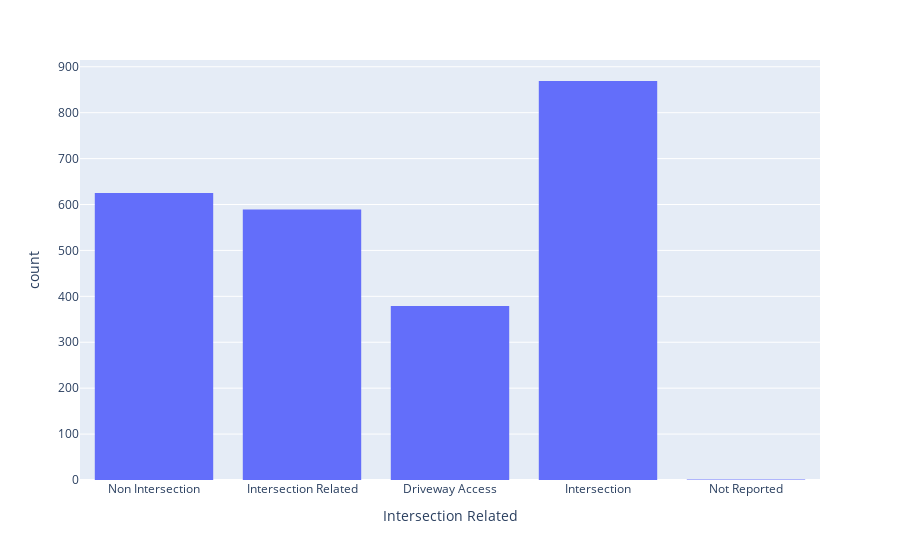

Notebook code cell kept with this figure:
### Code cell
fig = px.histogram(df, x='Intersection Related')
fig

### Figure 1 — Plotly figure (JSON) as saved in the notebook; plotly's stock layout.template omitted (floating-point values rounded to 4 significant figures; data arrays with more than 128 entries replaced by an {"elided": "..."} marker saying what was removed)
{"data": [{"alignmentgroup": "True", "bingroup": "x", "hovertemplate": "Intersection Related=%{x}<br>count=%{y}<extra></extra>", "legendgroup": "", "marker": {"color": "#636efa"}, "name": "", "offsetgroup": "", "orientation": "v", "showlegend": false, "type": "histogram", "x": {"elided": "2463 str values"}, "xaxis": "x", "yaxis": "y"}], "layout": {"barmode": "relative", "legend": {"tracegroupgap": 0}, "margin": {"t": 60}, "xaxis": {"anchor": "y", "domain": [0, 1], "title": {"text": "Intersection Related"}}, "yaxis": {"anchor": "x", "domain": [0, 1], "title": {"text": "count"}}}}
